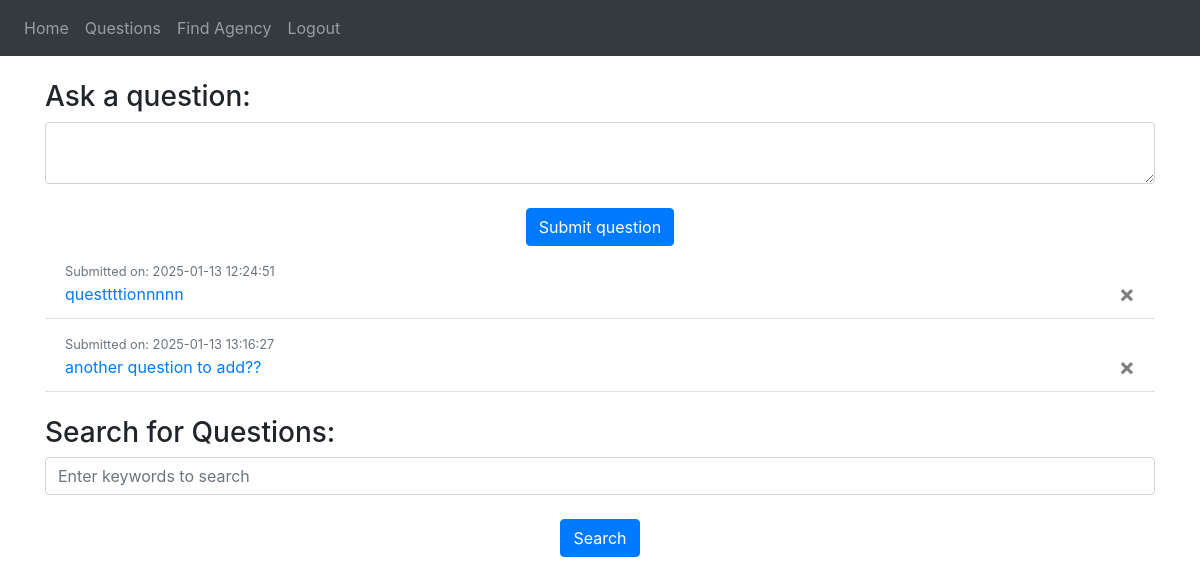
Before: /questions (signed in) with the older database file.
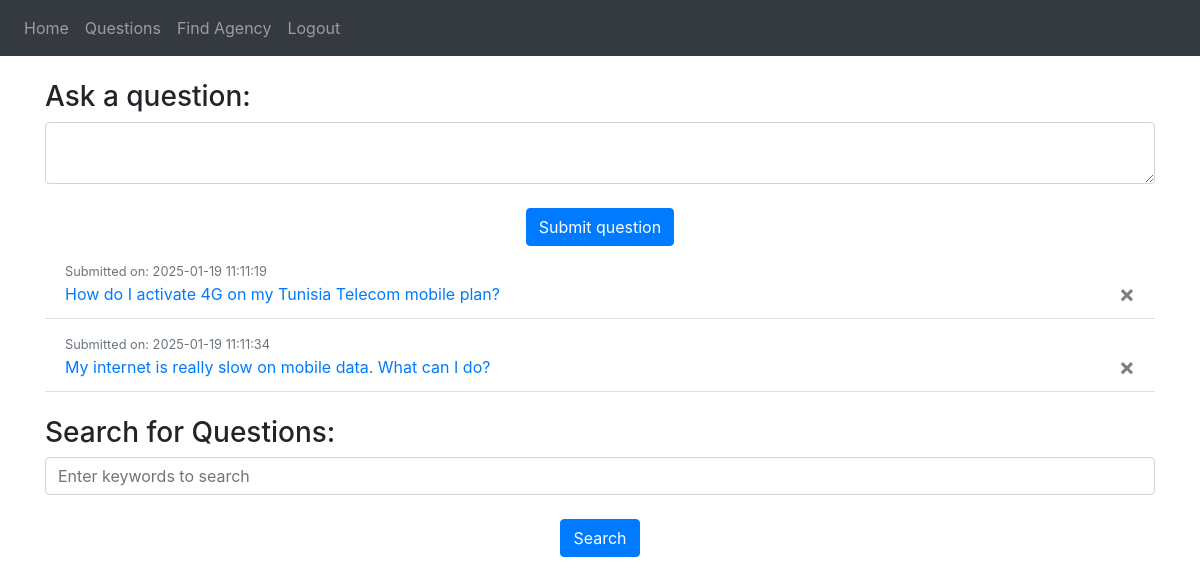
After: the same page with the newer database file.
### configuration/models.py (models this page shows)
class Question(db.Model):
    __tablename__ = 'question'
    id = db.Column(db.Integer, primary_key=True)
    userId = db.Column(db.Integer, db.ForeignKey('user.id'), nullable=False)
    content = db.Column(db.Text, nullable=False)
    submittedAt = db.Column(db.DateTime, default=func.now(), nullable=False)
    user = db.relationship('User', back_populates='questions')
    answers = db.relationship('Answer', back_populates='question', cascade='all, delete-orphan')

### configuration/blueprint.py (the view, shortened to what this page needs)
@blp.route('/questions', methods=['GET', 'POST'])
@login_required
def questions():
    keyword = request.args.get('keyword', '')
    questions = []
    if keyword:
        questions = Question.query.filter(Question.content.ilike(f'%{keyword}%')).all()
    return render_template("questions.html", user=current_user, questions=questions, keyword=keyword)

### configuration/__init__.py (called while the page is built)
def create_application():
    app = Flask(__name__)
    app.config['SECRET_KEY'] = 'TTapp'
    app.config['SQLALCHEMY_DATABASE_URI'] = f'sqlite:///{DB_NAME}'
    db.init_app(app)
    app.register_blueprint(blp, url_prefix='/')
    app.register_blueprint(apiblp)
    login_manager = LoginManager()
    login_manager.login_view = 'blp.login'
    login_manager.init_app(app)
    @login_manager.user_loader
    def load_user(id):
        return User.query.get(int(id))
    return app

### configuration/templates/questions.html (shortened to what this page needs)
{% extends "theme.html" %}
{% block content %}
<h3 align="left">Ask a question:</h3>
<form method="POST">
    <textarea name="question" id="question" class="form-control"></textarea>
    <br />
    <div align="center">
      <button type="submit" class="btn btn-primary">Submit question</button>
    </div>
  </form>
<ul class="list-group list-group-flush" id="questions">
  {% for question in user.questions %}
    <li class="list-group-item">
        <small class="text-muted">
            Submitted on: {{ question.submittedAt.strftime('%Y-%m-%d %H:%M:%S') }}
        </small>
        <br />
        <a href="{{ url_for('blp.answers', question_id=question.id) }}">{{ question.content }}</a>
        <button type="button" class="close" onClick="deleteQuestion({{ question.id }})">
            <span aria-hidden="true">&times;</span>
          </button>
    </li>
  {% endfor %}
</ul>
<br>
<h3 align="left">Search for Questions:</h3>
<form method="GET" action="{{ url_for('blp.questions') }}">
    <input type="text" name="keyword" class="form-control" placeholder="Enter keywords to search">
    <br />
    <div align="center">
        <button type="submit" class="btn btn-primary">Search</button>
    </div>
</form>
{% endblock %}

### configuration/templates/theme.html (shortened to what this page needs)
<!DOCTYPE html>
<html>
  <head>
    <link
      rel="stylesheet"
      href="https://stackpath.bootstrapcdn.com/bootstrap/4.4.1/css/bootstrap.min.css"
    />
    <link
      rel="stylesheet"
      href="https://stackpath.bootstrapcdn.com/font-awesome/4.7.0/css/font-awesome.min.css"
    />
 <link rel="stylesheet" href="{{ url_for('static', filename='style.css') }}">
  </head>
  <body>
    <nav class="navbar navbar-expand-lg navbar-dark bg-dark">
      <div class="collapse navbar-collapse" id="navbar">
        <div class="navbar-nav">
          {% if user.is_authenticated %}
          <a class="nav-item nav-link" id="home" href="/">Home</a>
          <a class="nav-item nav-link" id="questions" href="/questions">Questions</a>
          <a class="nav-item nav-link" id="findAgency" href="/find">Find Agency</a>
          <a class="nav-item nav-link" id="logout" href="/logout">Logout</a>
          {% else %}
          <a class="nav-item nav-link" id="login" href="/login">Login</a>
          <a class="nav-item nav-link" id="signUp" href="/signup">Sign Up</a>
          {% endif %}
        </div>
      </div>
    </nav>
<br>
    <div class="container">{% block content %} {% endblock %}</div>
  </body>
</html>

Changed rows visible on the page:
removed Question: submittedAt "2025-01-13 12:24:51", content "questtttionnnnn"
removed Question: submittedAt "2025-01-13 13:16:27", content "another question to add??"
added Question: submittedAt "2025-01-19 11:11:19", content "How do I activate 4G on my Tunisia Telecom mobile plan?"
added Question: submittedAt "2025-01-19 11:11:34", content "My internet is really slow on mobile data. What can I do?"
